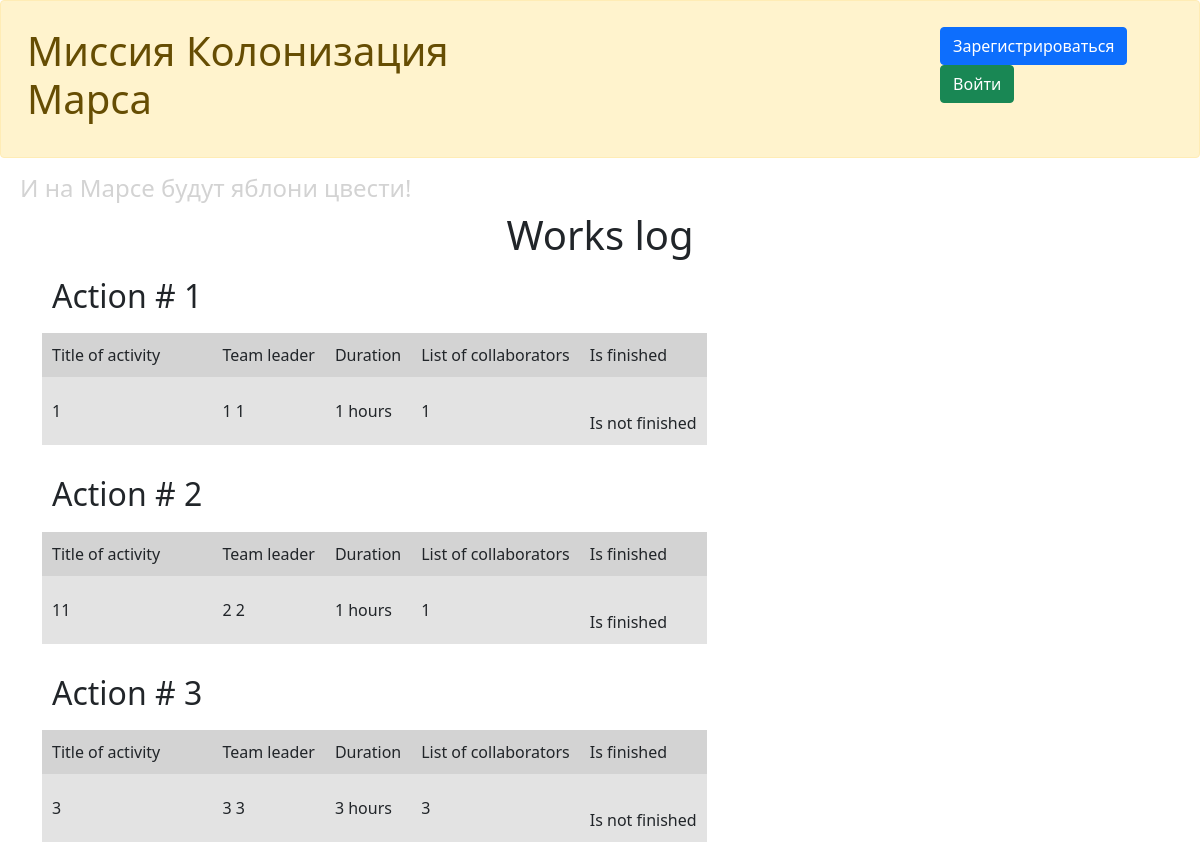
The page / on the database its author committed.
### data/jobs.py (models this page shows)
class Jobs(SqlAlchemyBase):
    __tablename__ = 'jobs'
    id = sqlalchemy.Column(sqlalchemy.Integer, primary_key=True,
                           autoincrement=True)
    team_leader = sqlalchemy.Column(sqlalchemy.Integer,
                                    sqlalchemy.ForeignKey("users.id"),
                                    nullable=True)
    job = sqlalchemy.Column(sqlalchemy.String, nullable=True)
    work_size = sqlalchemy.Column(sqlalchemy.Integer, nullable=True)
    collaborators = sqlalchemy.Column(sqlalchemy.String, nullable=True)
    start_date = sqlalchemy.Column(sqlalchemy.DateTime,
                                   default=datetime.datetime.now)
    end_date = sqlalchemy.Column(sqlalchemy.DateTime,
                                 default=datetime.datetime.now)
    is_finished = sqlalchemy.Column(sqlalchemy.Boolean, nullable=True)
    user = orm.relation('User')

### data/users.py (models this page shows, shortened)
class User(SqlAlchemyBase, UserMixin):
    __tablename__ = 'users'
    id = sqlalchemy.Column(sqlalchemy.Integer, primary_key=True,
                           autoincrement=True)
    surname = sqlalchemy.Column(sqlalchemy.String, nullable=True)
    name = sqlalchemy.Column(sqlalchemy.String, nullable=True)
    age = sqlalchemy.Column(sqlalchemy.Integer, nullable=True)
    position = sqlalchemy.Column(sqlalchemy.String, nullable=True)
    speciality = sqlalchemy.Column(sqlalchemy.String, nullable=True)
    address = sqlalchemy.Column(sqlalchemy.String, nullable=True)
    email = sqlalchemy.Column(sqlalchemy.String, unique=True, nullable=True)
    hashed_password = sqlalchemy.Column(sqlalchemy.String, default='',
                                        nullable=True)
    modified = sqlalchemy.Column(sqlalchemy.DateTime,
                                 default=datetime.datetime.now, nullable=True)
    jobs = orm.relation("Jobs", back_populates='user')

### main.py (the view)
@app.route('/')
def works_log():
    db_sess = db_session.create_session()
    return render_template("works_log.html", jobs=db_sess.query(Jobs).all())

### data/db_session.py (called while the page is built)
def create_session() -> Session:
    global __factory
    return __factory()

### templates/works_log.html (shortened to what this page needs)
{% extends "base.html" %}
{% block content %}
    <center>
        <h1>Works log</h1>
    </center>
    <table cellpadding="10">
    {% for item in jobs%}
    <tr>
        <td>
            <h2>Action # {{loop.index}}</h2>
        </td>
    </tr>
    <tr style="background: #D3D3D3">
        <td valign="center">Title of activity</td>
        <td valign="center">Team leader</td>
        <td valign="center">Duration</td>
        <td valign="center">List of collaborators</td>
        <td valign="center">Is finished</td>
    </tr>
    <tr style="background: #E3E3E3">
        <td valign="center">{{item.job}}</td>
        <td valign="center">{{item.user.surname}} {{item.user.name}}</td>
        <td valign="center">{{item.work_size}} hours</td>
        <td valign="center">{{item.collaborators}}</td>
        {% if item.is_finished == 1%}
            <td valign="center"><br/>Is finished<br/></td>
        {% elif item.is_finished == 0%}
            <td valign="center"><br/>Is not finished<br/></td>
        {% endif %}
    </tr>
    <tr>
        <td>
        </td>
    </tr>
    {% endfor %}
    </table>
{% endblock %}

### templates/base.html (shortened to what this page needs)
<!DOCTYPE html>
<html lang="en">
    <head>
        <link rel="stylesheet" href="../static/css/works_log.css">
        <link rel="stylesheet" href="https://cdn.jsdelivr.net/npm/bootstrap@5.0.0-beta1/dist/css/bootstrap.min.css">
    </head>
    <body>
    <div class="alert alert-warning" role="alert">
        <div class="block">
            <div class="f_item">
                <h1>Миссия Колонизация Марса</h1>
            </div>
            <div class="s_item">
                {% if current_user.is_authenticated %}
                    <a class="navbar-brand" href="/logout">{{ current_user.name }}</a>
                {% else %}
                    <a class="btn btn-primary " href="/register">Зарегистрироваться</a>
                    <a class="btn btn-success" href="/login">Войти</a>
                {% endif %}
            </div>
        </div>
    </div>
    <h4>И на Марсе будут яблони цвести!</h4>
    <main role="main" class="container">
        {% block content %}{% endblock %}
    </main>
    </body>
</html>

### static/css/works_log.css (style rules this page uses)
.block { display: flex; flex-direction: row; flex-wrap: nowrap; }
.f_item { padding: 10px; margin-right: 5px; }
.s_item { padding: 10px; margin-left: 400px; }
h4 { color: #D3D3D3; padding-left: 20px; }

### rows shown on the page
Jobs: job "1", user.surname "1", user.name "1", work_size "1", collaborators "1", is_finished "Is not finished"
Jobs: job "11", user.surname "2", user.name "2", work_size "1", collaborators "1", is_finished "Is finished"
Jobs: job "3", user.surname "3", user.name "3", work_size "3", collaborators "3", is_finished "Is not finished"
